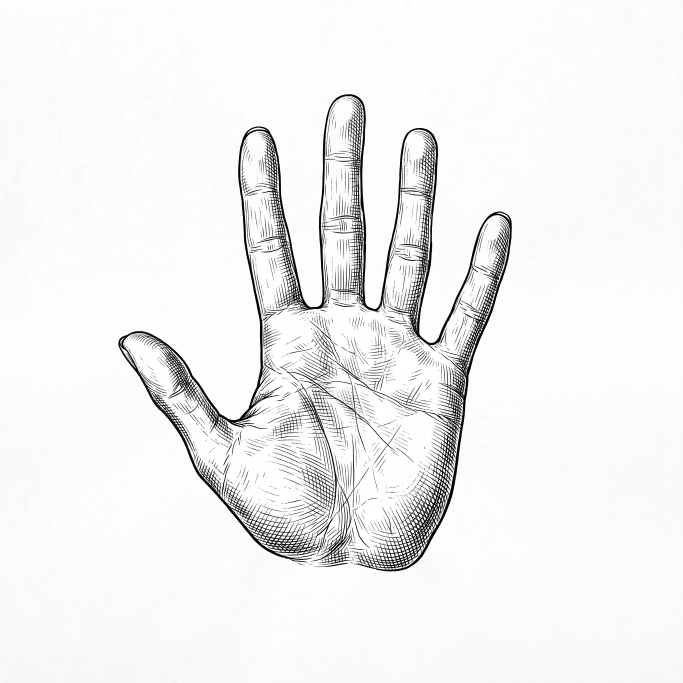
#> input picture ArtSource/UI/gen/hand_palm_e/01_generated_image_url.png, 2048 x 2048 px, found by its file name (shown at 1/3 size)
$ python make_hand_icons.py
#> lines starting #> are read from the running program, lines starting #| are printed output that depends on the picture
### Tools/collage_kit.py
"""拼贴风格的小件共用工具（11-17）：战场上的旗牌、状态牌、下令牌、把手、主将牌、暂停键这些小东西，
和结算板 / 暂停菜单是同一套“纸片”——纸纹、撕边、细金线、自带软阴影。大件（结算板等）在 make_collage_ui.py 里直接用生图原件合成；
这里的小件贴图只有一两百像素，纸纹取羊皮纸原件的明暗，撕边用噪声程序生成。
用法（各 make_*.py 里）：import collage_kit as ck
  ck.slip(W, H, rgb, torn='lr')      一张纸条（RGBA，四周自带阴影边）；torn 里写哪几条边是撕的（l r t b）
  ck.pennant(W, H, rgb, rim, hot)    一面尖底小旗（部队旗牌）
  ck.disc(S, rgb)                    一枚圆纸片：细金双圈 + 一圈刻度
配色常量：NAVY 藏青、GOLD 黄铜、GOLD_D 暗金、IVORY 象牙白、INK 墨蓝。"""
import math
import numpy as np
from PIL import Image, ImageDraw, ImageFilter
from scipy import ndimage as ndi

R = '/Users/ld/Documents/ChatGPT/WarTable/'
NAVY = (17, 24, 42); GOLD = (226, 188, 116); GOLD_D = (150, 120, 72); IVORY = (238, 229, 208); INK = (22, 28, 44)
_grain = None

def grain(w, h, seed=0):
    """纸纹：羊皮纸原件中间一块的明暗（围绕 1 上下浮动），按 seed 取不同的位置。"""
    global _grain
    if _grain is None:
        g = np.asarray(Image.open(R + 'ArtSource/UI/gen/collage/src_paper.png').convert('L'), np.float32)
        H0, W0 = g.shape; g = g[int(H0 * 0.25):int(H0 * 0.75), int(W0 * 0.2):int(W0 * 0.8)]
        _grain = np.clip(g / (ndi.gaussian_filter(g, 40) + 1e-3), 0.8, 1.2)
    H0, W0 = _grain.shape; rng = np.random.default_rng(seed)
    cw, ch = min(W0, max(w, 300)), min(H0, max(h, 200)); x0 = int(rng.integers(0, W0 - cw + 1)); y0 = int(rng.integers(0, H0 - ch + 1))
    im = Image.fromarray((_grain[y0:y0 + ch, x0:x0 + cw] * 100).astype(np.uint8)).resize((w, h), Image.LANCZOS)
    return np.asarray(im, np.float32) / 100

# [15 lines left out: functions _wobble, shadowed, not called in this run]

def _paper(w, h, rgb, seed, grad=0.16):
    """一块染了色的纸面：上深下浅一点 + 纸纹 + 颗粒。"""
    t = (np.arange(h, dtype=np.float32) / max(1, h - 1))[:, None, None]
    base = np.array(rgb, np.float32) * (1 - grad + grad * 2 * t)
    g = grain(w, h, seed)[..., None] ** 2.0
    return base * g + np.random.default_rng(seed + 7).normal(0, 2.0, (h, w, 1)).astype(np.float32)

# [58 lines left out: functions slip, pennant, disc, not called in this run]

def star4(d, cx, cy, r, fill):
    k = r * 0.2
    d.polygon([(cx, cy - r), (cx + k, cy - k), (cx + r, cy), (cx + k, cy + k), (cx, cy + r), (cx - k, cy + k), (cx - r, cy), (cx - k, cy - k)], fill=fill)

def diamond(d, cx, cy, r, fill): d.polygon([(cx, cy - r), (cx + r, cy), (cx, cy + r), (cx - r, cy)], fill=fill)


# ================================================================ 用生图原件做的“真纸”小件
# 11-17 晚用户看了第一版小件（上面那些程序画的纯色纸片）说“没有之前那种感觉了，有点素”——结算板的感觉来自三样东西：
# 真的纸（撕边的纤维、折痕）、铜版画线稿（日轮）、象牙白压藏青的叠层。下面这些函数把同一批原件用到小件上。
_cache = {}

# [58 lines left out: functions _cut, _fit, tint, real_strip, real_sheet, not called in this run]

def finish(rgb, a, pad, sh=None, blur=None, op=0.5):
    """纸片 → 带阴影边的 RGBA 图。"""
    return shadowed(rgb, a, pad, sh=sh or (max(2, pad // 4), max(3, pad // 2)), blur=blur or max(2.0, pad * 0.38), op=op)

# [13 lines left out: functions put, sun_lines, not called in this run]

def ring_disc(S, center=NAVY, ring=GOLD, pad=None, seed=2, rays=0.0, field=0.6):
    """一枚圆纸片，边上一圈是真正的铜版画刻度圈（取自日轮原件的外圈），中间 field 半径以内是 center 色的空地（放图标）。
    rays > 0 时空地里透出淡淡的日轮光芒。返回 S×S 的 RGBA 图（含阴影边）。"""
    pad = pad or int(S * 0.07); n = S - pad * 2
    yy, xx = np.mgrid[0:n, 0:n].astype(np.float32); r = np.hypot(xx - n / 2 + 0.5, yy - n / 2 + 0.5) / (n / 2)
    a = np.clip((1 - r) * (n / 2) + 0.5, 0, 1)
    col = _paper(n, n, NAVY, seed, grad=0.14)
    if tuple(center) != NAVY:
        k = np.clip((field - r) * (n / 2) + 0.5, 0, 1)[..., None]; col = col * (1 - k) + _paper(n, n, center, seed + 1, grad=0.12) * k
    col = col + np.exp(-(r / 0.5) ** 2)[..., None] * np.array([14, 10, 4], np.float32)
    # 日轮原件的刻度圈在半径 0.60–0.95：整张按 0.95 → 0.965 放大一点贴满纸片
    L = sun_lines(int(n / 0.965 * 0.95 / 0.95), 0.0, 0.96); off = (L.shape[0] - n) // 2; L = L[off:off + n, off:off + n]
    band = L * (r > field + 0.02) + L * (r <= field) * rays
    g = np.array(ring, np.float32) * (0.85 + 0.25 * (1 - yy / n))[..., None]
    col = col * (1 - band[..., None]) + g * band[..., None]
    edge = np.clip(1 - np.abs(r - field) * (n / 2) / 1.6, 0, 1)[..., None] * 0.9                     # 空地边上一道细金线
    col = col * (1 - edge) + np.array(ring, np.float32) * edge
    return shadowed(col, a, pad, sh=(max(2, pad // 5), max(3, pad // 3)), blur=max(2.5, pad * 0.3), op=0.55)

# [64 lines left out: functions dots, corner_dots, paste_rot, pennant2, chip, not called in this run]

### Tools/make_hand_icons.py
"""手的图标（捏合、双手挪沙盘、手掌、握拳、下按、回招）：铜版画重绘稿 → 两种成品（11-17：全套界面统一成西式铜版画，不要毛笔味）。
  hand_<名>_line.png  只有象牙白的线稿（透明底）——说明牌的行首、把手圆钮上用
  hand_<名>.png       一枚藏青圆纸片（边上一圈铜版画刻度）+ 线稿——教学里单独飘在手边时用，有个底托着才看得清
原稿：ArtSource/UI/gen/hand_<名>_e/01_generated_image_url.png（Tools/engrave_icons.py hand_<名> 出的白底黑线）。
python3 Tools/make_hand_icons.py → ArtSource/Cover/v6/alpha/"""
import os, sys, numpy as np
from PIL import Image, ImageFilter
from scipy import ndimage as ndi
sys.path.insert(0, os.path.dirname(os.path.abspath(__file__)))
import collage_kit as ck
R = '/Users/ld/Documents/ChatGPT/WarTable/'; A = R + 'ArtSource/Cover/v6/alpha/'; G = R + 'ArtSource/UI/gen/'; S = 512
for n in ('hand_pinch', 'hand_tray', 'hand_palm', 'hand_fist', 'hand_press', 'hand_beckon'):
    p = G + n + '_e/01_generated_image_url.png'
    if not os.path.exists(p): print('缺', n); continue
    src = np.asarray(Image.open(p).convert('L'), np.float32); paper = np.percentile(src, 85)
#> after `paper = np.percentile(src, 85)`: paper = 254
    ink = np.clip((paper - src) / max(1.0, paper - src.min()), 0, 1); ink = np.clip((ink - 0.18) / 0.6, 0, 1)
    lab, k = ndi.label(ink > 0.1)                                                     # 去掉零星噪点
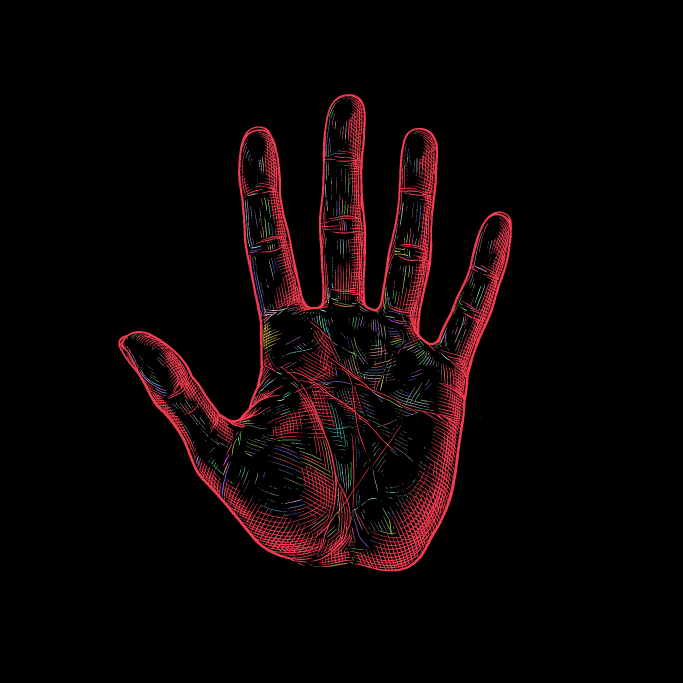
#> lab: shape (2048, 2048) int32 (shown at 1/3 size); 2390 distinct labels, from 0 to 2389; one colour per label, 0 black
#> k = 2389
    if k > 1:
        area = ndi.sum(ink > 0.1, lab, range(1, k + 1)); big = area.max()
#> after `area = ndi.sum(ink > 0.1, lab, range(1, k + 1))`: area = 2389 values, max 183529 at index 0, min 1 at index 8, mean 92.23
#> after `big = area.max()`: big = 183529
        for li in range(1, k + 1):
            if area[li - 1] < big * 0.002: ink[lab == li] = 0
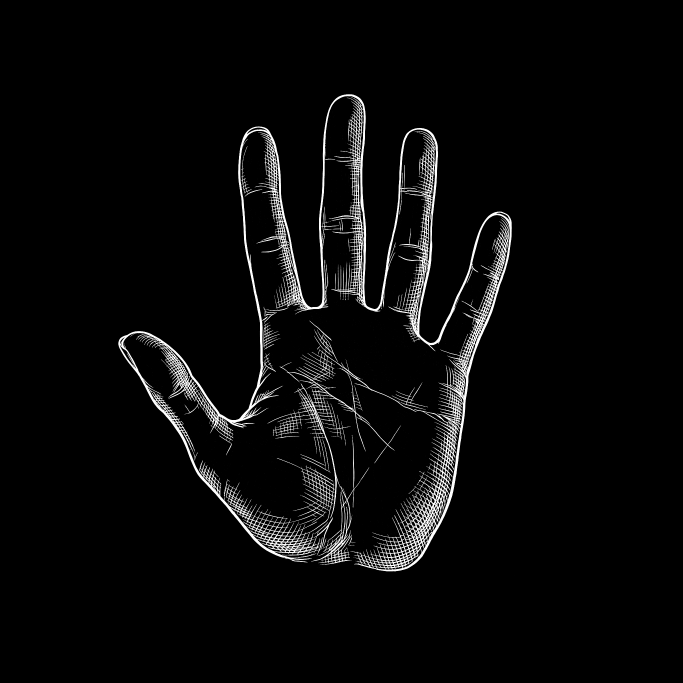
#> ink: shape (2048, 2048) float32 (shown at 1/3 size); min 0, max 1, mean 0.038
    ys, xs = np.where(ink > 0.3); ink = ink[ys.min():ys.max() + 1, xs.min():xs.max() + 1]
#> after `ink = ink[ys.min():ys.max() + 1, xs.min():xs.max() + 1]`:
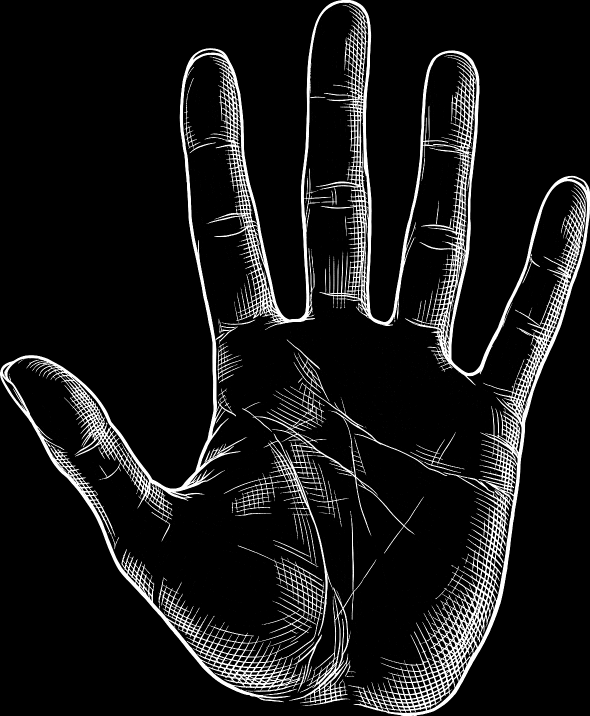
#> ink: shape (1431, 1180) float32 (shown at 1/2 size); min 0, max 1, mean 0.0943
    h, w = ink.shape; kk = S * 0.92 / max(h, w)
#> after `h, w = ink.shape`: h = 1431; w = 1180
#> after `kk = S * 0.92 / max(h, w)`: kk = 0.329
    m = Image.fromarray((ink * 255).astype(np.uint8)).resize((max(1, int(w * kk)), max(1, int(h * kk))), Image.LANCZOS)
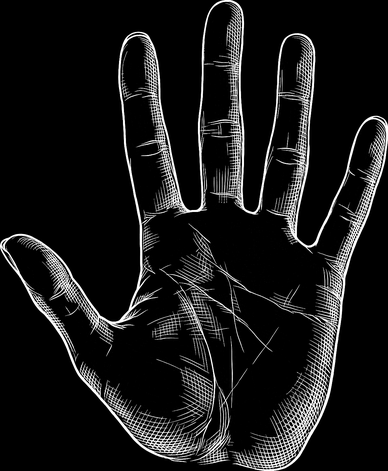
#> m: PIL image 388x471 L; min 0, max 255, mean 24.8
    full = Image.new('L', (S, S), 0); full.paste(m, ((S - m.width) // 2, (S - m.height) // 2))
#> after `full = Image.new('L', (S, S), 0)`: full: PIL image 512x512 L; every value is 0
    full = full.point(lambda v: min(255, int(v * 2.4)))      # 铜版画的线很淡：只提亮、不加粗（加粗 5 像素试过，线糊成一团，又像毛笔了）
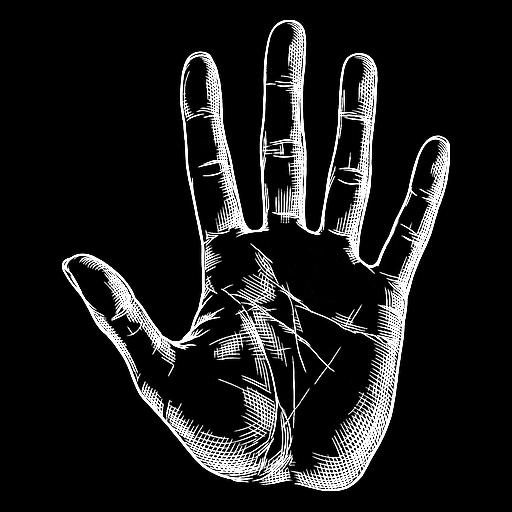
#> full: PIL image 512x512 L; min 0, max 255, mean 27.6
    line = Image.new('RGBA', (S, S), ck.IVORY + (255,)); line.putalpha(full); line.save(A + n + '_line.png')
#> after `line = Image.new('RGBA', (S, S), ck.IVORY + (255,))`:
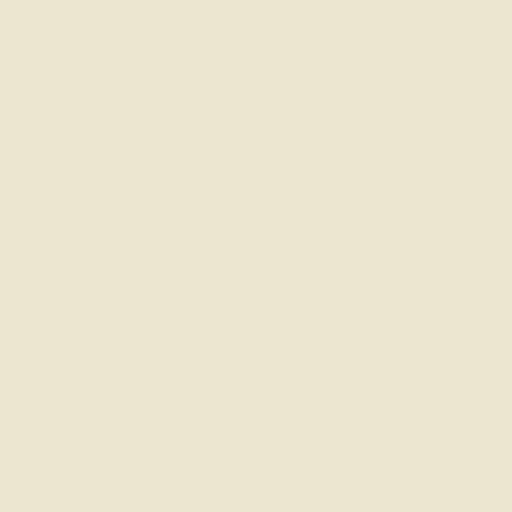
#> line: PIL image 512x512 RGBA; mean R, G, B, A 238, 229, 208, 255
#> after `line.putalpha(full)`:
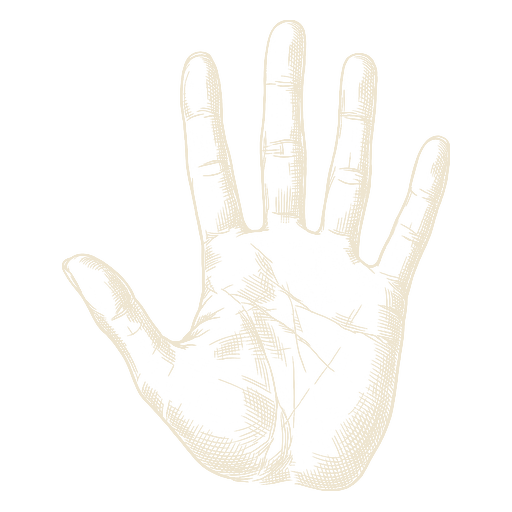
#> line: PIL image 512x512 RGBA; mean R, G, B, A 238, 229, 208, 27.6; transparent parts drawn white
    disc = ck.ring_disc(S, ck.NAVY, seed=6, field=0.68)
#> (the run stopped early here; a loop or call above may not have finished)

$ run again, with ArtSource/UI/gen/unit_arch_g/01_generated_image_url.jpg saved as ArtSource/UI/gen/hand_palm_e/01_generated_image_url.png
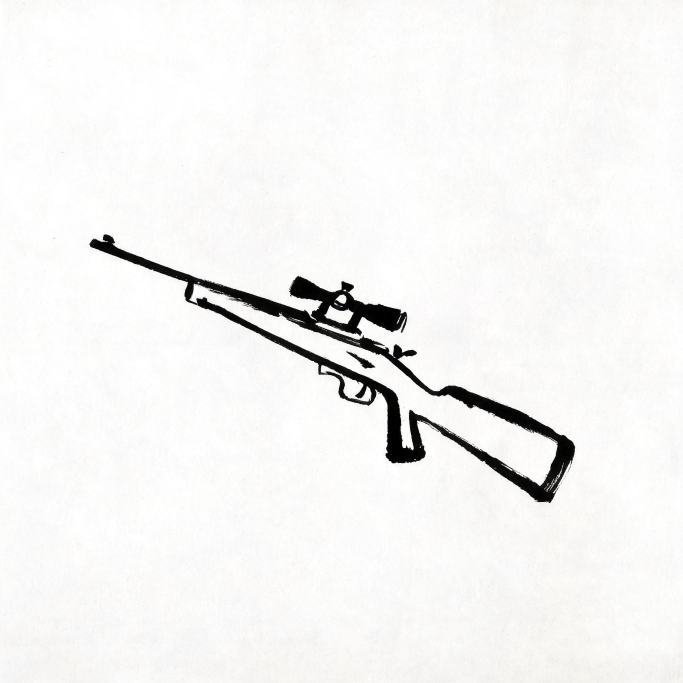
#> input picture ArtSource/UI/gen/unit_arch_g/01_generated_image_url.jpg, 2048 x 2048 px, found by its file name (shown at 1/3 size)
#> paper = 254
#> `lab, k = ndi.label(ink > 0.1)`:
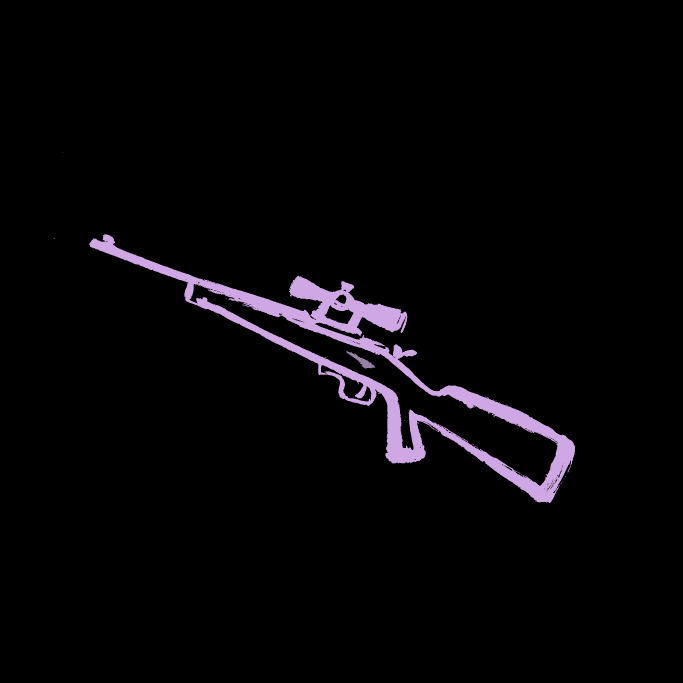
#> lab: shape (2048, 2048) int32 (shown at 1/3 size); 43 distinct labels, from 0 to 42; one colour per label, 0 black
#> k = 42
#> area = 42 values, max 126794 at index 1, min 1 at index 11, mean 3053
#> big = 126794
#> `line.putalpha(full)`:
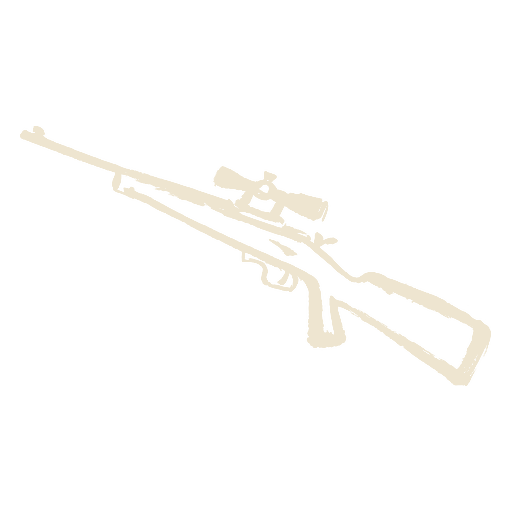
#> line: PIL image 512x512 RGBA; mean R, G, B, A 238, 229, 208, 13.7; transparent parts drawn white
